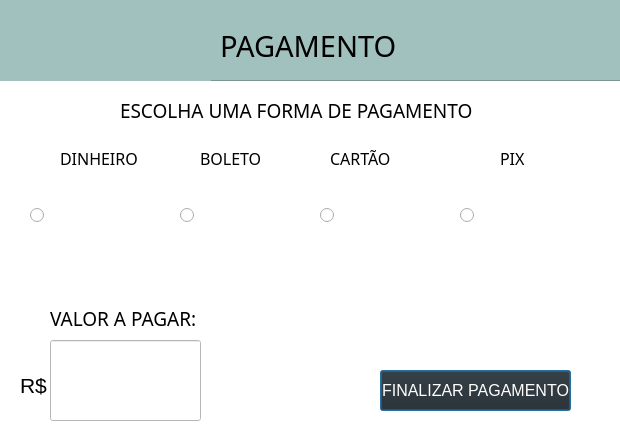
<?xml version="1.0" encoding="UTF-8"?>
<ui version="4.0">
 <class>Dialog</class>
 <widget class="QDialog" name="Dialog">
  <property name="geometry">
   <rect>
    <x>0</x>
    <y>0</y>
    <width>620</width>
    <height>447</height>
   </rect>
  </property>
  <property name="windowTitle">
   <string>Dialog</string>
  </property>
  <property name="styleSheet">
   <string notr="true">background-color: rgb(255, 255, 255);</string>
  </property>
  <widget class="QFrame" name="frame">
   <property name="geometry">
    <rect>
     <x>-20</x>
     <y>-10</y>
     <width>711</width>
     <height>91</height>
    </rect>
   </property>
   <property name="styleSheet">
    <string notr="true">background-color: rgb(161, 193, 190);</string>
   </property>
   <property name="frameShape">
    <enum>QFrame::StyledPanel</enum>
   </property>
   <property name="frameShadow">
    <enum>QFrame::Raised</enum>
   </property>
   <widget class="QLabel" name="logo_3">
    <property name="geometry">
     <rect>
      <x>0</x>
      <y>-50</y>
      <width>231</width>
      <height>251</height>
     </rect>
    </property>
    <property name="text">
     <string/>
    </property>
    <property name="pixmap">
     <pixmap>C:/Users/964742/Downloads/Meteoro_Calçados_Logo-removebg-preview.png</pixmap>
    </property>
    <property name="scaledContents">
     <bool>true</bool>
    </property>
   </widget>
   <widget class="QLabel" name="label_4">
    <property name="geometry">
     <rect>
      <x>240</x>
      <y>30</y>
      <width>201</width>
      <height>51</height>
     </rect>
    </property>
    <property name="font">
     <font>
      <family>Eras Demi ITC</family>
      <pointsize>22</pointsize>
     </font>
    </property>
    <property name="text">
     <string>PAGAMENTO</string>
    </property>
   </widget>
   <widget class="QLabel" name="label_3">
    <property name="geometry">
     <rect>
      <x>10</x>
      <y>-30</y>
      <width>171</width>
      <height>171</height>
     </rect>
    </property>
    <property name="text">
     <string/>
    </property>
    <property name="pixmap">
     <pixmap>C:/Users/963914/Downloads/Meteoro_Calçados_Logo-removebg-preview.png</pixmap>
    </property>
    <property name="scaledContents">
     <bool>true</bool>
    </property>
   </widget>
   <zorder>logo_3</zorder>
   <zorder>label_3</zorder>
   <zorder>label_4</zorder>
  </widget>
  <widget class="QLineEdit" name="valortotal">
   <property name="geometry">
    <rect>
     <x>50</x>
     <y>340</y>
     <width>151</width>
     <height>81</height>
    </rect>
   </property>
   <property name="font">
    <font>
     <pointsize>22</pointsize>
    </font>
   </property>
  </widget>
  <widget class="QLabel" name="label_5">
   <property name="geometry">
    <rect>
     <x>50</x>
     <y>310</y>
     <width>151</width>
     <height>16</height>
    </rect>
   </property>
   <property name="font">
    <font>
     <family>Eras Medium ITC</family>
     <pointsize>14</pointsize>
    </font>
   </property>
   <property name="text">
    <string>VALOR A PAGAR:</string>
   </property>
  </widget>
  <widget class="QLabel" name="label_6">
   <property name="geometry">
    <rect>
     <x>120</x>
     <y>100</y>
     <width>391</width>
     <height>21</height>
    </rect>
   </property>
   <property name="font">
    <font>
     <family>Eras Medium ITC</family>
     <pointsize>14</pointsize>
    </font>
   </property>
   <property name="text">
    <string>ESCOLHA UMA FORMA DE PAGAMENTO</string>
   </property>
  </widget>
  <widget class="QPushButton" name="bt_finalizar">
   <property name="geometry">
    <rect>
     <x>380</x>
     <y>370</y>
     <width>191</width>
     <height>41</height>
    </rect>
   </property>
   <property name="font">
    <font>
     <pointsize>12</pointsize>
    </font>
   </property>
   <property name="styleSheet">
    <string notr="true">background-color: rgb(36, 36, 36);
color: rgb(255, 255, 255);</string>
   </property>
   <property name="text">
    <string>FINALIZAR PAGAMENTO</string>
   </property>
  </widget>
  <widget class="QRadioButton" name="radioButton_5">
   <property name="geometry">
    <rect>
     <x>30</x>
     <y>190</y>
     <width>121</width>
     <height>51</height>
    </rect>
   </property>
   <property name="text">
    <string/>
   </property>
   <property name="icon">
    <iconset>
     <normaloff>download (8).png</normaloff>download (8).png</iconset>
   </property>
   <property name="iconSize">
    <size>
     <width>100</width>
     <height>100</height>
    </size>
   </property>
  </widget>
  <widget class="QLabel" name="label">
   <property name="geometry">
    <rect>
     <x>60</x>
     <y>150</y>
     <width>91</width>
     <height>16</height>
    </rect>
   </property>
   <property name="font">
    <font>
     <family>Eras Medium ITC</family>
     <pointsize>12</pointsize>
    </font>
   </property>
   <property name="text">
    <string>DINHEIRO</string>
   </property>
  </widget>
  <widget class="QRadioButton" name="radioButton">
   <property name="geometry">
    <rect>
     <x>180</x>
     <y>170</y>
     <width>111</width>
     <height>91</height>
    </rect>
   </property>
   <property name="text">
    <string/>
   </property>
   <property name="icon">
    <iconset>
     <normaloff>download (1).png</normaloff>download (1).png</iconset>
   </property>
   <property name="iconSize">
    <size>
     <width>80</width>
     <height>100</height>
    </size>
   </property>
  </widget>
  <widget class="QLabel" name="label_7">
   <property name="geometry">
    <rect>
     <x>200</x>
     <y>150</y>
     <width>61</width>
     <height>16</height>
    </rect>
   </property>
   <property name="font">
    <font>
     <family>Eras Medium ITC</family>
     <pointsize>12</pointsize>
    </font>
   </property>
   <property name="text">
    <string>BOLETO</string>
   </property>
  </widget>
  <widget class="QRadioButton" name="radioButton_4">
   <property name="geometry">
    <rect>
     <x>320</x>
     <y>180</y>
     <width>111</width>
     <height>71</height>
    </rect>
   </property>
   <property name="text">
    <string/>
   </property>
   <property name="icon">
    <iconset>
     <normaloff>download (7).png</normaloff>download (7).png</iconset>
   </property>
   <property name="iconSize">
    <size>
     <width>90</width>
     <height>100</height>
    </size>
   </property>
  </widget>
  <widget class="QLabel" name="label_2">
   <property name="geometry">
    <rect>
     <x>330</x>
     <y>150</y>
     <width>91</width>
     <height>16</height>
    </rect>
   </property>
   <property name="font">
    <font>
     <family>Eras Medium ITC</family>
     <pointsize>12</pointsize>
    </font>
   </property>
   <property name="text">
    <string>CARTÃO</string>
   </property>
  </widget>
  <widget class="QRadioButton" name="radioButton_2">
   <property name="geometry">
    <rect>
     <x>460</x>
     <y>170</y>
     <width>121</width>
     <height>91</height>
    </rect>
   </property>
   <property name="text">
    <string/>
   </property>
   <property name="icon">
    <iconset>
     <normaloff>download (6).png</normaloff>download (6).png</iconset>
   </property>
   <property name="iconSize">
    <size>
     <width>70</width>
     <height>70</height>
    </size>
   </property>
  </widget>
  <widget class="QLabel" name="label_8">
   <property name="geometry">
    <rect>
     <x>500</x>
     <y>150</y>
     <width>31</width>
     <height>16</height>
    </rect>
   </property>
   <property name="font">
    <font>
     <family>Eras Medium ITC</family>
     <pointsize>12</pointsize>
    </font>
   </property>
   <property name="text">
    <string>PIX</string>
   </property>
  </widget>
  <widget class="QLabel" name="label_12">
   <property name="geometry">
    <rect>
     <x>20</x>
     <y>370</y>
     <width>31</width>
     <height>31</height>
    </rect>
   </property>
   <property name="font">
    <font>
     <pointsize>16</pointsize>
    </font>
   </property>
   <property name="text">
    <string>R$</string>
   </property>
  </widget>
  <zorder>label_12</zorder>
  <zorder>frame</zorder>
  <zorder>valortotal</zorder>
  <zorder>label_5</zorder>
  <zorder>label_6</zorder>
  <zorder>bt_finalizar</zorder>
  <zorder>radioButton_5</zorder>
  <zorder>label</zorder>
  <zorder>radioButton</zorder>
  <zorder>label_7</zorder>
  <zorder>radioButton_4</zorder>
  <zorder>label_2</zorder>
  <zorder>radioButton_2</zorder>
  <zorder>label_8</zorder>
 </widget>
 <resources/>
 <connections/>
</ui>
